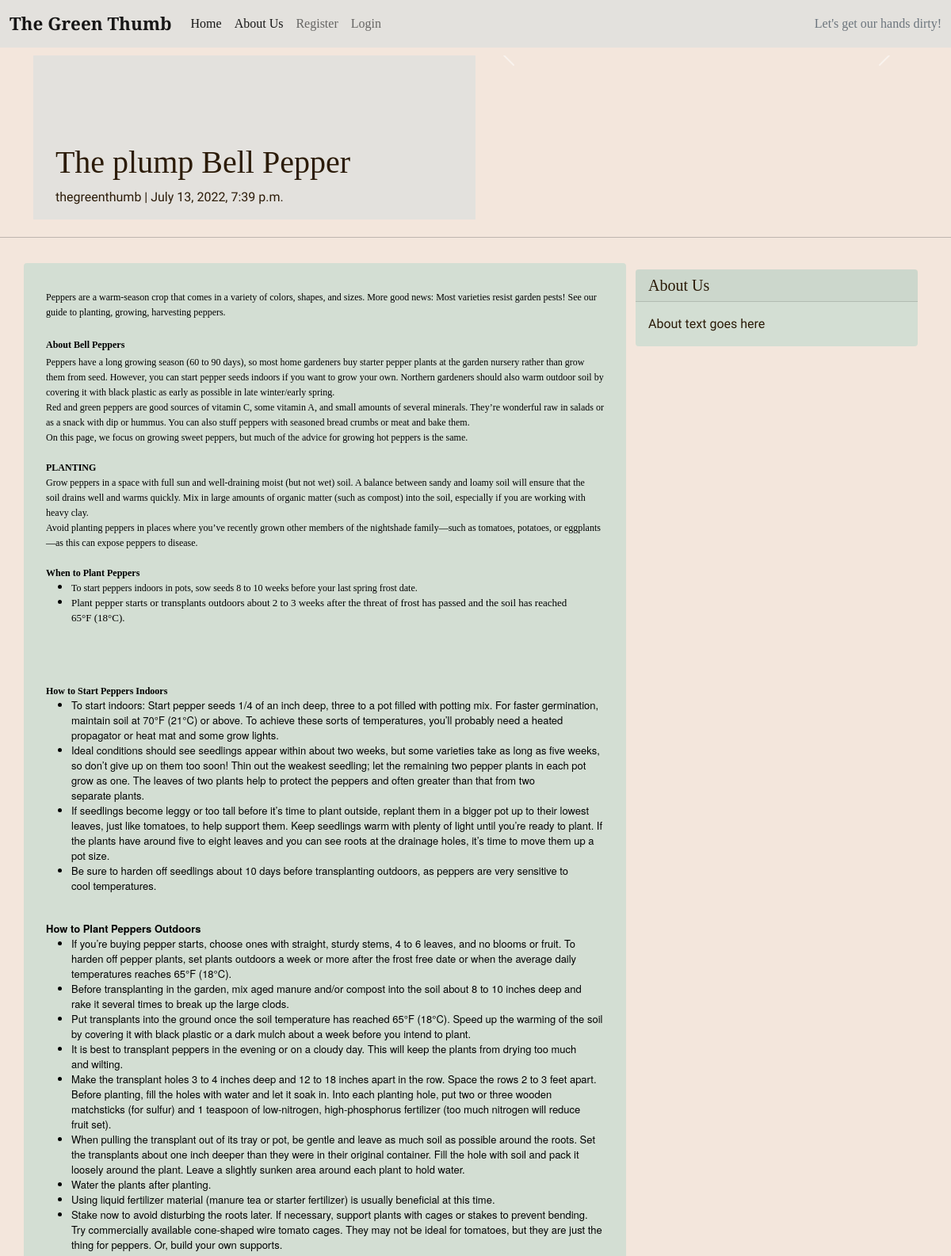
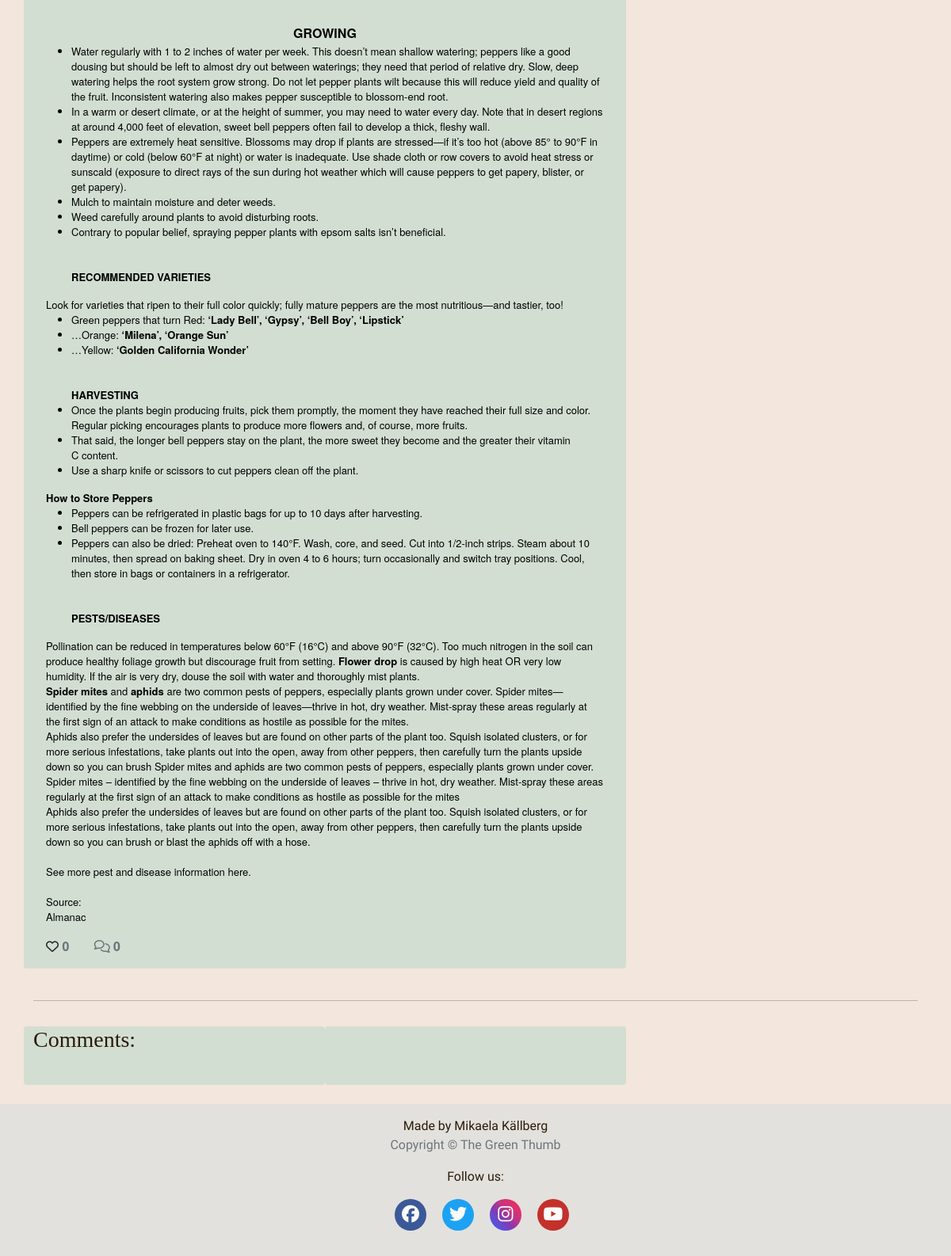
/the-plump-bell-pepper/, run on the app's committed database (2 pictures, top to bottom).
### blog/models.py (models this page shows, shortened)
class BlogPost(models.Model):
    title = models.CharField(
        max_length=200, unique=True, null=False, blank=False)
    slug = models.SlugField(max_length=200, unique=True)
    created_on = models.DateTimeField(auto_now_add=True)
    updated_on = models.DateTimeField(auto_now=True)
    content = models.TextField(blank=True)
    excerpt = models.TextField(blank=True)
    author = models.ForeignKey(
        User, on_delete=models.CASCADE, related_name='blog_posts',
        default=id(0))
    status = models.IntegerField(choices=STATUS, default=0)
    featured_image = CloudinaryField('image', default='placeholder')
    alt_tag = models.CharField(max_length=100, default='image related to post')
    likes = models.ManyToManyField(
        User, related_name='blogpost_like', blank=True)
    class Meta:
        ordering = ['-created_on']
    def number_of_likes(self):
        return self.likes.count()

### blog/views.py (the view, shortened to what this page needs)
# urls.py: path('<slug:slug>/', views.PostDetail.as_view(), name='post_detail'),
class PostDetail(View):
    def get(self, request, slug, *args, **kwargs):
        queryset = BlogPost.objects.filter(status=1)
        post = get_object_or_404(queryset, slug=slug)
        photos = PostImage.objects.filter(post=post)
        comments = post.comments.filter(approved=True).order_by('-created_on')
        liked = False
        if post.likes.filter(id=self.request.user.id).exists():
            liked = True
        return render(
            request,
            'post_detail.html',
            {
                'post': post,
                'photos': photos,
                'comments': comments,
                'commented': False,
                'liked': liked,
                'form': CommentForm(),
                'title': post.title,
            },
        )

### templates/post_detail.html (shortened to what this page needs)
{% extends 'base.html' %} {% block content %}
{% load crispy_forms_tags %}
<div class="masthead">
    <div class="container">
        <div class="row g-0">
            <div class="col-md-6 masthead-text">
                <h1 class="post-title">{{ post.title }}</h1>
                <p class="post-subtitle">{{ post.author }} | {{ post.created_on }}</p>
            </div>
            <div class="d-block col-md-6 masthead-image">
                {% if "placeholder" in post.featured_image.url %}
                <img src="https://res.cloudinary.com/mikakallberg/image/upload/v1656959946/vegetables_c8sl5c.jpg"
                    class="img-fluid" width="100%" alt="Image of carrots, leaks and potatoes on a wodden table">
                {% else %}
                <div id="carouselExampleIndicators" class="carousel slide" data-bs-ride="carousel">
                    <button class="carousel-control-prev" type="button" data-bs-target="#carouselExampleIndicators"
                        data-bs-slide="prev">
                        <span class="carousel-control-prev-icon" aria-hidden="true"></span>
                    </button>
                    <button class="carousel-control-next" type="button" data-bs-target="#carouselExampleIndicators"
                        data-bs-slide="next">
                        <span class="carousel-control-next-icon" aria-hidden="true"></span>
                    </button>
                </div>
                {% endif %}
            </div>
        </div>
    </div>
</div>
<div class="row">
    <div class="col">
        <hr>
    </div>
</div>
<div class="container">
    <div class="row">
        <div class="col card mb-4  mt-3 left  top">
            <div class="card-body">
                <p class="card-text ">{{ post.content | safe }}</p>
                <div class="row">
                    <div class="col-1">
                        <strong>
                            {% if user.is_authenticated %}
                            <form class="d-inline" action="{% url 'post_like' post.slug %}" method="POST">
                                {% csrf_token %}
                                {% if liked %}
                                <button type="submit" name="blogpost_id" value="{{post.slug}}" class="btn-like"><i
                                        class="fas fa-heart"></i></button>
                                {% else %}
                                <button type="submit" name="blogpost_id" value="{{post.slug}}" class="btn-like"><i
                                        class="far fa-heart"></i></button>
                                {% endif %}
                            </form>
                            {% else %}
                            <span><i class="far fa-heart"></i></span>
                            {% endif %}
                            <span class="text-secondary">{{ post.number_of_likes }}</span>
                        </strong>
                    </div>
                    <div class="col-1">
                        {% with comments.count as total_comments %}
                        <strong class="text-secondary"><i class="far fa-comments"></i>
                            {{ total_comments }}
                        </strong>
                        {% endwith %}
                    </div>
                </div>
            </div>
        </div>
        {% block sidebar %}
        {% include 'sidebar.html' %}
        {% endblock sidebar %}
    </div>
    <div class="row">
        <div class="col">
            <hr>
        </div>
    </div>
    <div class="row">
        <div class="col-md-4 card mb-4  mt-3 ">
            <h3>Comments:</h3>
            <div class="card-body">
            </div>
        </div>
        <div class="col-md-4 card mb-4  mt-3 ">
            <div class="card-body">
            </div>
        </div>
    </div>
</div>
{% endblock content %}

### static/css/style.css (style rules this page uses)
* { margin: 0; padding: 0; border: none; box-sizing: border-box; }
body { background-color: #f3e6dc; background-image: url('https://res.cloudinary.com/mikakallberg/image/upload/w_1000,ar_16:9,c_fill,g_auto,e_sharpen/v1656959952/dirt_sun_tndbjc.jpg'); background-position: center center; background-repeat: no-repeat; background-size: cover; background-attachment:fixed; }
html, body { height: 100%; }
h1, h2, h3, h4, h5 { font-family: 'Playfair Display', serif; color: #2b1b08; }
p { font-family: 'Gentium Book Plus', sans-serif; color: #2b1b08; }
a { text-decoration: none; color: inherit; }
.card { border: none; background-color: #d3ded3; }
.masthead { margin-top: 10px; overflow: hidden; position: relative; display: inline-block; width: 100%; }
.masthead-text { background-color: #e3e1dd; position: relative; }
.masthead-image { position: relative; overflow: hidden; }
.post-title { margin-top: 20%; margin-left: 5%; }
.post-subtitle { margin-left: 5%; }

### data on the page
BlogPost: title "The plump Bell Pepper", author "thegreenthumb", created_on "July 13, 2022, 7:39 p.m.", content "Peppers are a warm-season crop that comes in a variety of colors, shapes, and sizes. More good news: Most varieties resist garden pests! See our guide to planting, growing, harvesting peppers. About Bell Peppers Peppers have a long growing season (60 to 90 days), so most home gardeners buy starter pepper plants at the garden nursery rather than grow them from seed. However, you can start pepper seeds indoors if you want to grow your own. Northern gardeners should also warm outdoor soil by covering it with black plastic as early as possible in late winter/early spring. Red and green peppers are good sources of vitamin C, some vitamin A, and small amounts of several minerals. They’re…", number_of_likes "0"

### other printed values
{{ total_comments }} "0"
